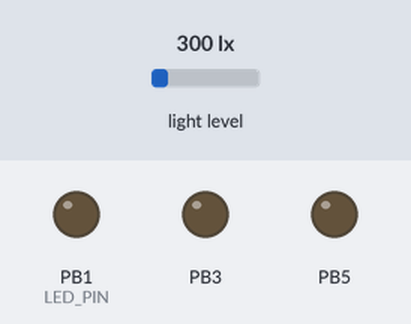
This sketch was run on a simulated ATtiny85, built with avr-gcc and run on an emulated ATtiny85. Parts: output pins drawn as LEDs (lit = HIGH). Inputs (shaded band) come from the test bench; at power-on: light level 300 lx. Sleep ends after the set time or at an interrupt.

Above: at 0.1 s.
At 67.0 s:
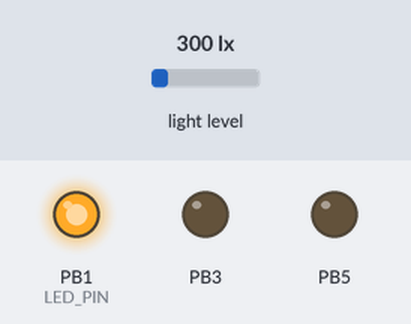
Timing chart, 0 to 69.7 s (numbered marks = the images above):
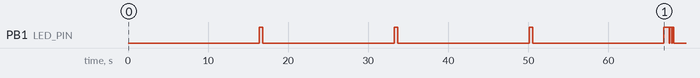

The sketch:

DigiSparkAM2320RCSwitchVer2.ino
```cpp
#include <avr/wdt.h>
#include <avr/sleep.h>
#include <Wire.h>
#include <RCSwitch.h>

#define aca_disable() (ACSR |= _BV(ACD))
#define adc_disable() (ADCSRA &= ~_BV(ADEN))
#define adc_enable()  (ADCSRA |=  _BV(ADEN))

#define TX_PIN  4     //pin where your transmitter is connected
#define LED_PIN 1     //pin for blinking LED
#define VCC_PIN A3

#define AM2320_CMD_READREG    0x03  ///< read register command
#define AM2320_REG_TEMP_H     0x02  ///< temp register address
#define AM2320_REG_HUM_H      0x00  ///< humidity register address
#define AM2320_I2C_ADDR       0x5C

#define READ_VCC_VAL          0x03

#define VCC_HIGH              4200  //4.2V
#define VCC_LOW               2700  //2.6V
#define VCC_OFF               2500

#define WAKEUP_INTERVAL       2     // * 8 sec

struct package
{
  uint8_t group;
  uint8_t device: 4, sensor: 3, ecc: 1; //ecc - errors control check
  uint16_t value;
};

typedef struct package Package;
Package data;
uint8_t buf[sizeof(unsigned long)];

uint16_t lastVccValue = VCC_HIGH;
byte i = 0;

RCSwitch mySwitch = RCSwitch();

volatile byte watchdog_counter = 0;

ISR(WDT_vect)
{
  watchdog_counter++;
}

void setup() {
  mySwitch.enableTransmit(TX_PIN);
  Wire.begin();
  data.group = 111;
  data.device = 1;
  data.ecc = 1;
}

// sensor: 0 - no chages (ignore); 1 - battery; 2 - infarred motion; 3 - temperature; 4 - humidity;
int next;

void loop() {

  if (watchdog_counter < WAKEUP_INTERVAL)
  {
    pinMode(0, OUTPUT);
    pinMode(LED_PIN, OUTPUT);
    pinMode(2, OUTPUT);
    pinMode(VCC_PIN, OUTPUT);
    pinMode(TX_PIN, OUTPUT);
    pinMode(5, OUTPUT);

    cli();
    //Initialize Watchdog Timer
    wdt_reset();
    wdt_enable(WDTO_8S);    //sleep 8 sec
    WDTCR |= _BV(WDIE);       //Enable watchdog interrupts
    set_sleep_mode(SLEEP_MODE_PWR_DOWN);
    sleep_enable();
    sei();
    sleep_bod_disable();
    aca_disable();
    adc_disable();

    sleep_cpu();

    sleep_disable();

    return; // wait for 2 * 8 seconds
  }

  if (lastVccValue > 0 && lastVccValue < VCC_OFF)
  {
    watchdog_counter = 0;
    return;
  }

  adc_enable();

  if (lastVccValue > VCC_LOW) PORTB |= (1 << PB1);      //replaces digitalWrite(pinLED, HIGH);

  watchdog_counter = 0;
  if (i > 5) i = 0;

  if (i == 3)
  {
    pinMode(VCC_PIN, INPUT);
    uint16_t val = 8.57 * analogRead(VCC_PIN) - 4200;
    data.sensor = 1;
    data.value = val;
    lastVccValue = val;
  }
  else if (i == 1 || i == 5)
  {
    data.sensor = 4;
    data.value = round((float)am2320_readRegister16(AM2320_REG_HUM_H)/10);
  }
  else
  {
    data.sensor = 3;
    data.value = am2320_readRegister16(AM2320_REG_TEMP_H);
  }
  i++;

  buf[0] = data.group;
  buf[1] = data.value & 0xff;
  buf[2] = (data.value >> 8) & 0xff;
  buf[3] = data.device | data.sensor << 4 | data.ecc << 7;

  unsigned long ulbuf = (((unsigned long)buf[0]) << 24) | (((unsigned long)buf[1]) << 16) | (((unsigned long)buf[2]) << 8) | (unsigned long)buf[3];

  mySwitch.send(ulbuf, 32);

  if (lastVccValue > 0 && lastVccValue < VCC_LOW) //Low Vcc Blink
  {
    PORTB |= (1 << PB1);      //replaces digitalWrite(pinLED, HIGH);
    delay(200);
    PORTB &= ~(1 << PB1);    //replaces digitalWrite(pinLED, LOW);
    delay(100);
    PORTB |= (1 << PB1);      //replaces digitalWrite(pinLED, HIGH);
    delay(200);
    PORTB &= ~(1 << PB1);    //replaces digitalWrite(pinLED, LOW);
    delay(100);
    PORTB |= (1 << PB1);      //replaces digitalWrite(pinLED, HIGH);
    delay(200);
  }

  PORTB &= ~(1 << PB1);    //replaces digitalWrite(pinLED, LOW);
}

uint16_t am2320_readRegister16(uint8_t reg) {
  // wake up
  Wire.beginTransmission(AM2320_I2C_ADDR);
  Wire.write(0x00);
  Wire.endTransmission();
  delay(10); // wait 10 ms
  Wire.beginTransmission(AM2320_I2C_ADDR);
  Wire.endTransmission();

  // send a command to read register
  Wire.beginTransmission(AM2320_I2C_ADDR);
  Wire.write(AM2320_CMD_READREG);
  Wire.write(reg);
  Wire.write(2);  // 2 bytes
  Wire.endTransmission();

  delay(2);  // wait 2 ms

  // 2 bytes preamble, 2 bytes data, 2 bytes CRC
  Wire.requestFrom(AM2320_I2C_ADDR, (uint8_t)6);
  if (Wire.available() != 6)
    return 0xFFFF;

  uint8_t buffer[6];
  for (int i = 0; i < 6; i++) {
    buffer[i] = Wire.read();
  }

  if (buffer[0] != 0x03)   return 0xFFFF; // must be 0x03 modbus reply
  if (buffer[1] != 2)      return 0xFFFF; // must be 2 bytes reply

  uint16_t the_crc = buffer[5];
  the_crc <<= 8;
  the_crc |= buffer[4];
  uint16_t calc_crc = am2320_crc16(buffer, 4); // preamble + data
  //Serial.print("CRC: 0x"); Serial.println(calc_crc, HEX);
  if (the_crc != calc_crc)
    return 0xFFFF;

  // All good!
  uint16_t ret = buffer[2];
  ret <<= 8;
  ret |= buffer[3];

  return ret;
}

uint16_t am2320_crc16(uint8_t *buffer, uint8_t nbytes) {
  uint16_t crc = 0xffff;
  for (int i = 0; i < nbytes; i++) {
    uint8_t b = buffer[i];
    crc ^= b;
    for (int x = 0; x < 8; x++) {
      if (crc & 0x0001) {
        crc >>= 1;
        crc ^= 0xA001;
      } else {
        crc >>= 1;
      }
    }
  }
  return crc;
}
```

Measured:
- by itself, PB1 (LED_PIN): goes 3 × (HIGH 0.46 s, LOW 16.4 s), HIGH 0.65 s, LOW 0.10 s, HIGH 0.20 s, LOW 0.10 s, HIGH 0.20 s, then LOW
